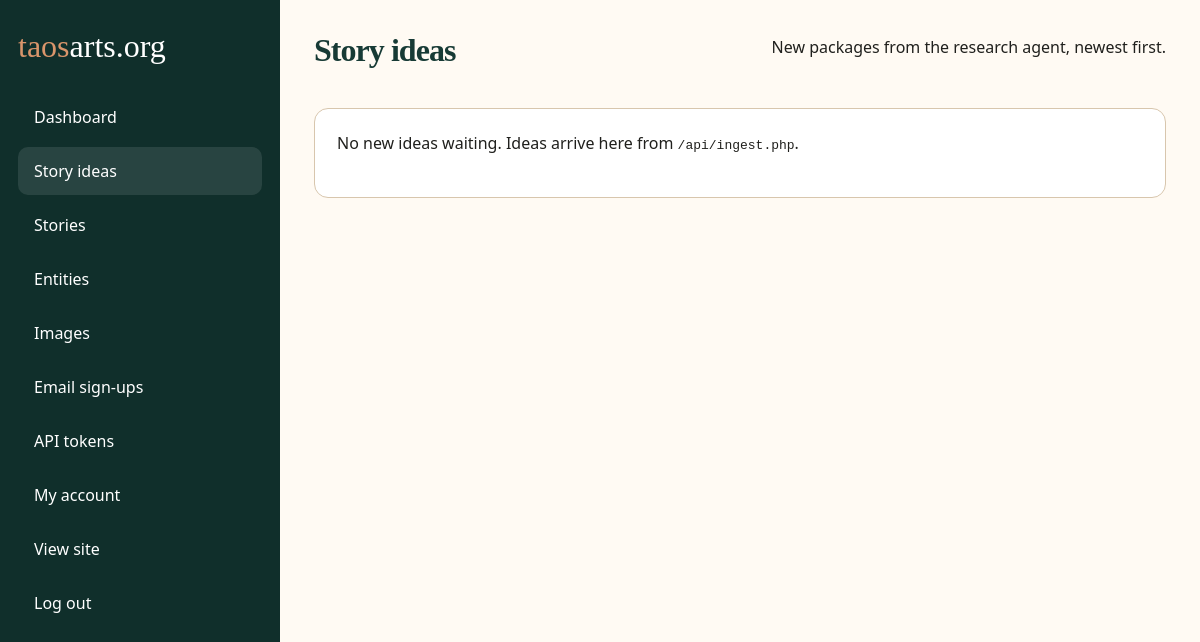
The app's page /admin/ideas.php (signed in), older data.
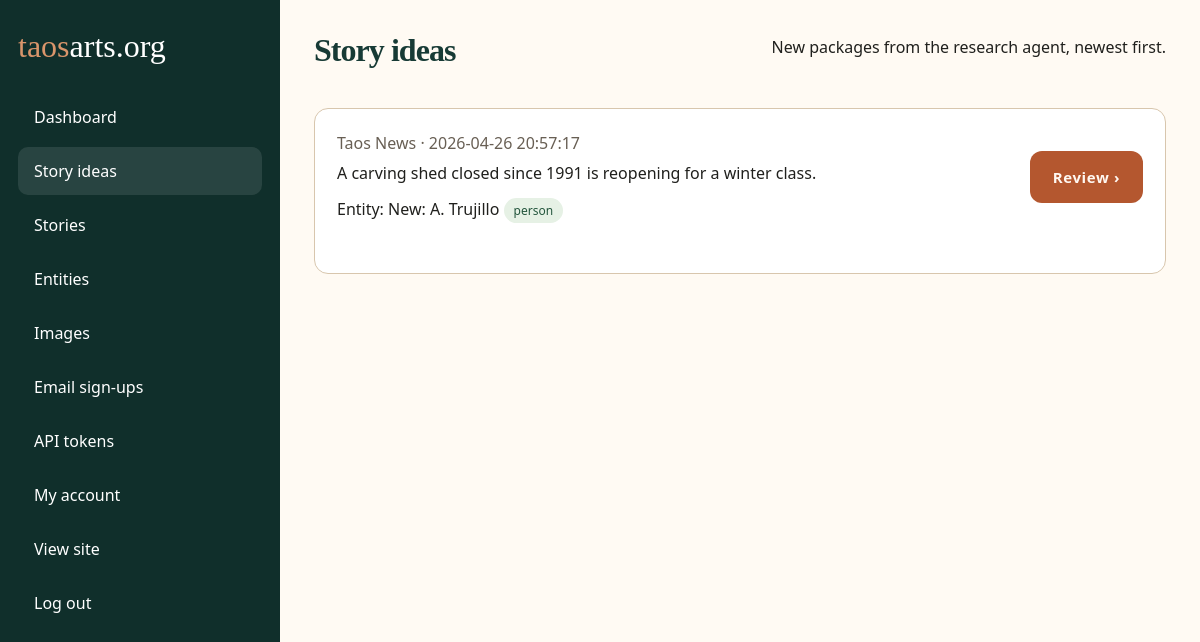
The same page, newer data.
### tables this page shows
CREATE TABLE story_ideas (
  id INT UNSIGNED AUTO_INCREMENT PRIMARY KEY,
  batch_id VARCHAR(100),
  spark_url VARCHAR(1000),
  spark_source VARCHAR(255),
  spark_snippet TEXT,
  detected_via VARCHAR(100),
  matched_entity_id INT UNSIGNED,
  proposed_new_entity JSON,
  connection_note TEXT,
   
   
   
   
  draft_markdown LONGTEXT,
  suggested_images JSON,
  suggested_links JSON,
  status ENUM('new','culled','writing','published','rejected') DEFAULT 'new',
  created_at DATETIME DEFAULT CURRENT_TIMESTAMP,
  updated_at DATETIME DEFAULT CURRENT_TIMESTAMP ON UPDATE CURRENT_TIMESTAMP,
  FOREIGN KEY (matched_entity_id) REFERENCES entities(id) ON DELETE SET NULL,
  INDEX (status),
  INDEX (batch_id)
);

### includes/functions.php (called while the page is built, shortened)
<?php
function h($value): string { return htmlspecialchars((string)$value, ENT_QUOTES, 'UTF-8'); }
    ?>

### admin/ideas.php (the view, shortened to what this page needs)
<?php
require_once __DIR__ . '/_layout.php';
$pdo = db();
$rows = $pdo->query(
    "SELECT si.*, e.name AS matched_entity_name, e.type AS matched_entity_type
     FROM story_ideas si
     LEFT JOIN entities e ON e.id = si.matched_entity_id
     WHERE si.status = 'new'
     ORDER BY si.created_at DESC"
)->fetchAll();
?>
<div class="topbar"><h1>Story ideas</h1><p>New packages from the research agent, newest first.</p></div>
<?php if (!$rows): ?>
<section class="panel"><p>No new ideas waiting. Ideas arrive here from <code>/api/ingest.php</code>.</p></section>
<?php endif; ?>
<?php foreach ($rows as $r): ?>
<?php
$entityLabel = $r['matched_entity_name']
    ? h($r['matched_entity_name']) . ' <span class="pill">' . h($r['matched_entity_type']) . '</span>'
    : (($proposed = json_decode($r['proposed_new_entity'] ?: 'null', true))
        ? 'New: ' . h($proposed['name'] ?? '?') . ' <span class="pill">' . h($proposed['type'] ?? '?') . '</span>'
        : '<span class="pill">unmatched</span>');
?>
<section class="panel">
  <div class="topbar">
    <div>
      <p style="color:#685f54;margin:0 0 4px"><?= h($r['spark_source']) ?> · <?= h($r['created_at']) ?></p>
      <p style="margin:0 0 10px"><?= nl2br(h($r['spark_snippet'])) ?></p>
      <p style="margin:0">Entity: <?= $entityLabel ?></p>
    </div>
    <a class="btn" href="idea.php?id=<?= (int)$r['id'] ?>">Review &rsaquo;</a>
  </div>
</section>
<?php endforeach; ?>
<?php require __DIR__ . '/_footer.php'; ?>

Row changes from the older to the newer data that the page shows:
added story_ideas: spark_source "Taos News", created_at "2026-04-26 20:57:17", spark_snippet "A carving shed closed since 1991 is reopening for a winter class.", proposed_new_entity "A. Trujillo", proposed_new_entity "person"
Text that changed along with them:
text no longer shown: "No new ideas waiting. Ideas arrive here from /api/ingest.php ."
